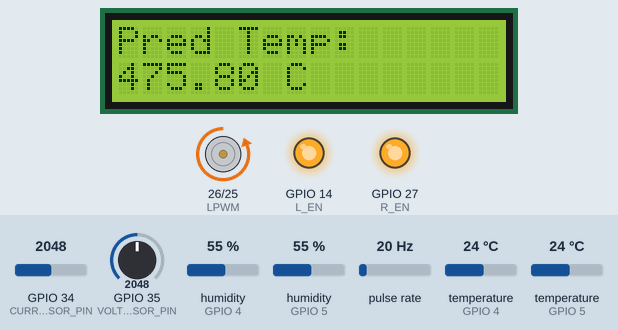
Recording of a sketch running on a simulated ESP32. Parts: 16×2 character LCD, motor-driver pin pairs drawn as motors (green arrow = first pin HIGH = forward, orange = second pin HIGH = backward, longer = more drive), output pins drawn as LEDs (lit = HIGH). Wiring (inferred from the names in the program): pulse sensor: data GPIO 18. The test bench sets the inputs (shaded band); at power-on: temperature (sensors on GPIO 5, GPIO 4) 24 °C, pulse rate 20 Hz, GPIO 34 (CURRENT_SENSOR_PIN) = 2048, GPIO 35 (VOLTAGE_SENSOR_PIN) = 2048, humidity (sensors on GPIO 4, GPIO 5) 55 %. What the sketch prints to the serial monitor is not drawn.

Above: at 2.2 s.
2.3 s: temperature (sensor on GPIO 5) set to 34.2 °C
At 3.8 s:
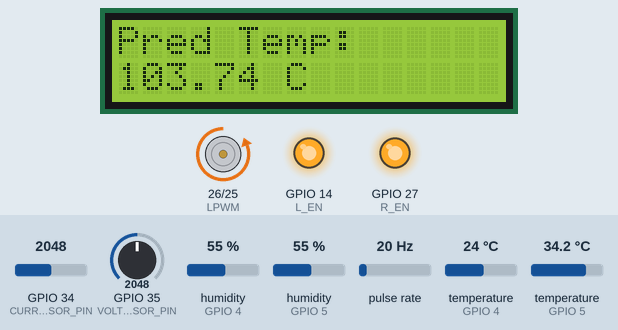
6.9 s: temperature (sensor on GPIO 5) set to 35 °C
At 8.3 s:
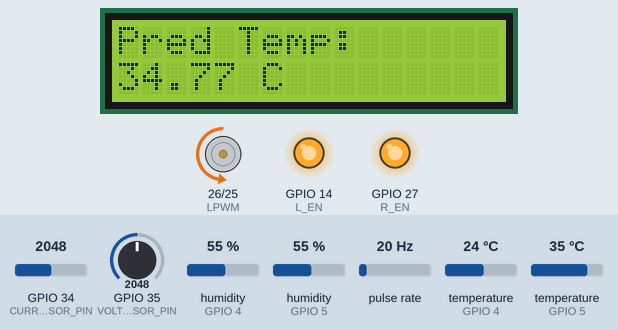
13.1 s: pulse rate (sensor on GPIO 18) set to 4 Hz
At 14.5 s:
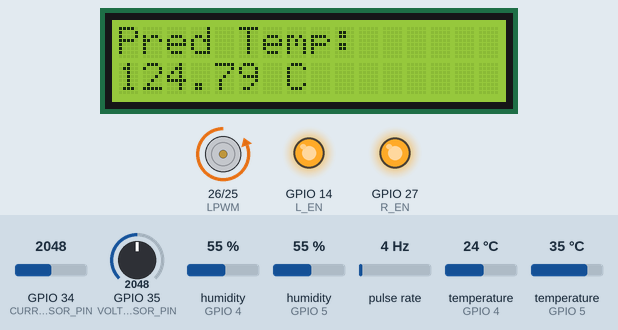
17.6 s: GPIO 34 (CURRENT_SENSOR_PIN) set to 2866
At 19.1 s:
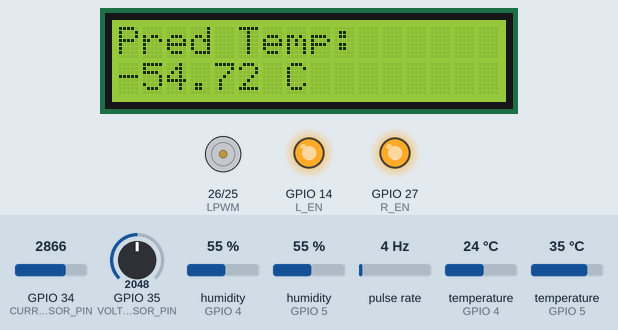
21.9 s: GPIO 35 (VOLTAGE_SENSOR_PIN) set to 2157
At 23.6 s:
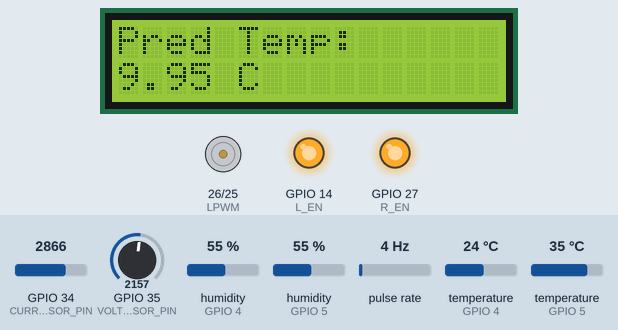
26.1 s: GPIO 35 (VOLTAGE_SENSOR_PIN) set to 2195
At 28.1 s:
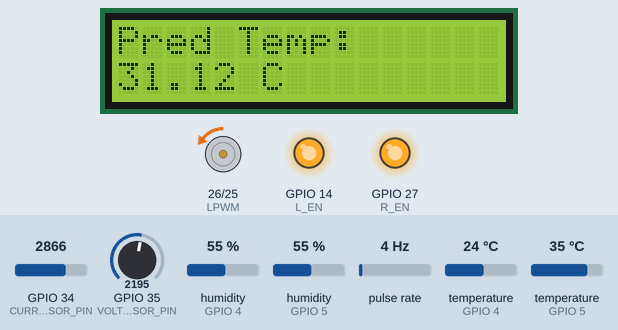
Timing chart, 0 to 31.4 s (numbered marks = the images above; inputs shaded):
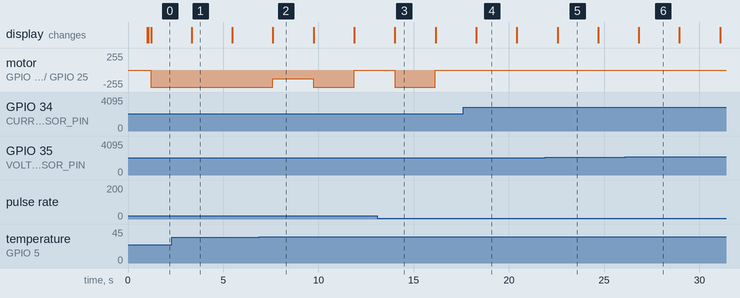

The sketch:

Arduino_main.ino
```cpp
#include <SPI.h>
#include "DHT.h"
#include <Wire.h>                           //  Add this line
#include <LiquidCrystal_I2C.h>              //  Add this line

//  LCD Setup
LiquidCrystal_I2C lcd(0x27, 16, 2);         // I2C address may vary (commonly 0x27 or 0x3F)

// === DHT Sensor Setup ===
#define BATTERY_DHT_PIN 4
#define BATTERY_DHT_TYPE DHT22
#define ATMOS_DHT_PIN 5
#define ATMOS_DHT_TYPE DHT22
#define VOLTAGE_SENSOR_PIN 35  // ADC pin

DHT batteryDHT(BATTERY_DHT_PIN, BATTERY_DHT_TYPE);
DHT atmosDHT(ATMOS_DHT_PIN, ATMOS_DHT_TYPE);

// === Motor Driver Pins ===
#define RPWM 25
#define LPWM 26
#define R_EN 27
#define L_EN 14

// === Flow Sensor Setup ===
#define FLOW_SENSOR_PIN 18
volatile uint32_t pulseCount = 0;
unsigned long lastFlowCalcTime = 0;
float flowRate = 0.0;

// === Current Sensor Pin ===
#define CURRENT_SENSOR_PIN 34  // ADC pin

// === ISR for Flow Sensor ===
void IRAM_ATTR pulseCounter() {
  pulseCount++;
}

// === ML Model Functions ===
double score(double * input) {
    return -6498.022129504626 + input[0] * 0.0 + input[1] * 222.00253264388607
    + input[2] * -6.2644046801552955 + input[3] * 1.3464743256188407
    + input[4] * 291.8724928199511 + input[5] * 1370.1719463150455
    + input[6] * -3.6506327335583535 + input[7] * 1.77908273146159
    + input[8] * -0.06453877455082317 + input[9] * 3.3401510112809185
    + input[10] * -18.24519688250149 + input[11] * 0.0187743930430169
    + input[12] * 0.0034181352301916592 + input[13] * -5.145479224617667
    + input[14] * 5.67622741678929 + input[15] * -0.00004487207453484878
    + input[16] * 0.062189942380840225 + input[17] * -0.05952606058908394
    + input[18] * -9.703943552833149 + input[19] * -77.04291660757379 + input[20] * 14.715071851440586;
}

void compute_polynomial_features(double features[5], double poly_features[21]) {
    int index = 0;
    poly_features[index++] = 1.0;
    for (int i = 0; i < 5; i++) {
        poly_features[index++] = features[i];
    }
    for (int i = 0; i < 5; i++) {
        for (int j = i; j < 5; j++) {
            poly_features[index++] = features[i] * features[j];
        }
    }
}

void setup() {
  Serial.begin(115200);
  delay(1000);

  batteryDHT.begin();
  atmosDHT.begin();

  pinMode(RPWM, OUTPUT);
  pinMode(LPWM, OUTPUT);
  pinMode(R_EN, OUTPUT);
  pinMode(L_EN, OUTPUT);
  digitalWrite(R_EN, HIGH);
  digitalWrite(L_EN, HIGH);

  pinMode(FLOW_SENSOR_PIN, INPUT_PULLUP);
  attachInterrupt(digitalPinToInterrupt(FLOW_SENSOR_PIN), pulseCounter, RISING);

  //  Initialize LCD
  lcd.init();
  lcd.backlight();
  lcd.setCursor(0, 0);
  lcd.print("Pred Temp:");
}

void loop() {
  // === Flow rate calculation every second ===
  if (millis() - lastFlowCalcTime >= 1000) {
    noInterrupts();
    uint32_t count = pulseCount;
    pulseCount = 0;
    interrupts();

    flowRate = (count / 7.5);  // L/min
    lastFlowCalcTime = millis();
  }

  float batteryTemp = batteryDHT.readTemperature();
  delay(100);
  float atmosTemp = atmosDHT.readTemperature();

  if (isnan(batteryTemp) || isnan(atmosTemp)) {
    Serial.println(" Sensor read error!");
    delay(2000);
    return;
  }

  int rawADC = analogRead(VOLTAGE_SENSOR_PIN);
  float vOut = (rawADC / 4095.0) * 3.3;
  float batteryVoltage = vOut * 6.25;

  int rawCurrent = analogRead(CURRENT_SENSOR_PIN);
  float currentVoltage = (rawCurrent / 4095.0) * 3.3;
  float current = -(currentVoltage - 2.5) / 0.185;

  // === Predict Future Battery Temp using ML Model ===
  static int lastSpeedPWM = 0;  // Use previous PWM value for prediction
  double features[5] = {atmosTemp, flowRate, lastSpeedPWM, batteryVoltage, current};
  double poly_features[21];
  compute_polynomial_features(features, poly_features);
  double predictedTemp = score(poly_features);

  //  Display on LCD
  lcd.setCursor(0, 1);
  lcd.print(predictedTemp, 2);
  lcd.print(" C       ");  // Padding to clear leftover chars

  // === Set Motor Speed Based on Predicted Battery Temp ===
  int speedPWM = 0;
  if (predictedTemp <= 31.0) {
    speedPWM = 0;
  }
  else if (predictedTemp > 31.0 && predictedTemp < 38.5){
    speedPWM = (int)((predictedTemp - 31.0) * (255.0 / (38.5 - 31.0)));  // Correct mapping
  }
  else {
    speedPWM = 255;
  }

  speedPWM = constrain(speedPWM, 0, 255);
  lastSpeedPWM = speedPWM;

  analogWrite(RPWM, speedPWM);
  analogWrite(LPWM, 0);  // Forward direction only

  // === Serial Output for Debugging ===
  Serial.print("Battery Temp: "); Serial.print(batteryTemp);
  Serial.print(" °C, Atmos Temp: "); Serial.print(atmosTemp);
  Serial.print(" °C, PWM (by predicted): "); Serial.print(speedPWM);
  Serial.print(", Flow Rate: "); Serial.print(flowRate);
  Serial.print(" L/min, Voltage: "); Serial.print(batteryVoltage);
  Serial.print(" V, Current: "); Serial.print(current);
  Serial.println(" A");

  Serial.print("🔮 Predicted Future Battery Temp: ");
  Serial.print(predictedTemp, 2);
  Serial.println(" °C");

  delay(2000);
}
```

Measured:
- the behaviour switches between 34.9 and 35 °C on temperature (sensor on GPIO 5) (found by bisection; images 1 and 2)
- after the input at 6.9 s, motor on GPIO 26 (LPWM) / GPIO 25 (RPWM): backward 255/255 → backward 128/255 after 0.70 s, → backward 255/255 2.1 s later, → stopped 2.1 s later; the display: changes after 0.71 s (image 2)
- after the input at 17.6 s, motor on GPIO 26 (LPWM) / GPIO 25 (RPWM): stays stopped (without the input it goes to backward 255/255 after 0.68 s)
- after the input at 21.9 s, the display: changes after 0.65 s (image 5)
- after the input at 26.1 s, motor on GPIO 26 (LPWM) / GPIO 25 (RPWM): stopped → backward 3/255 after 0.71 s, → stopped 2.1 s later, → backward 3/255 2.1 s later; the display: changes after 0.72 s (image 6)
- what the display in image 1 shows lasts 2.2 s, from 3.3 s to 5.5 s
